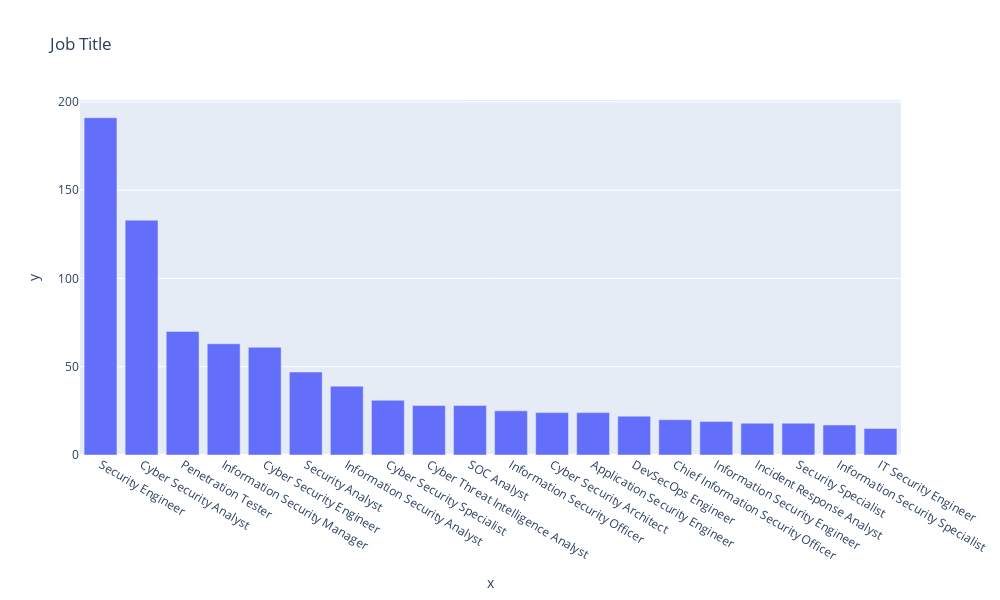
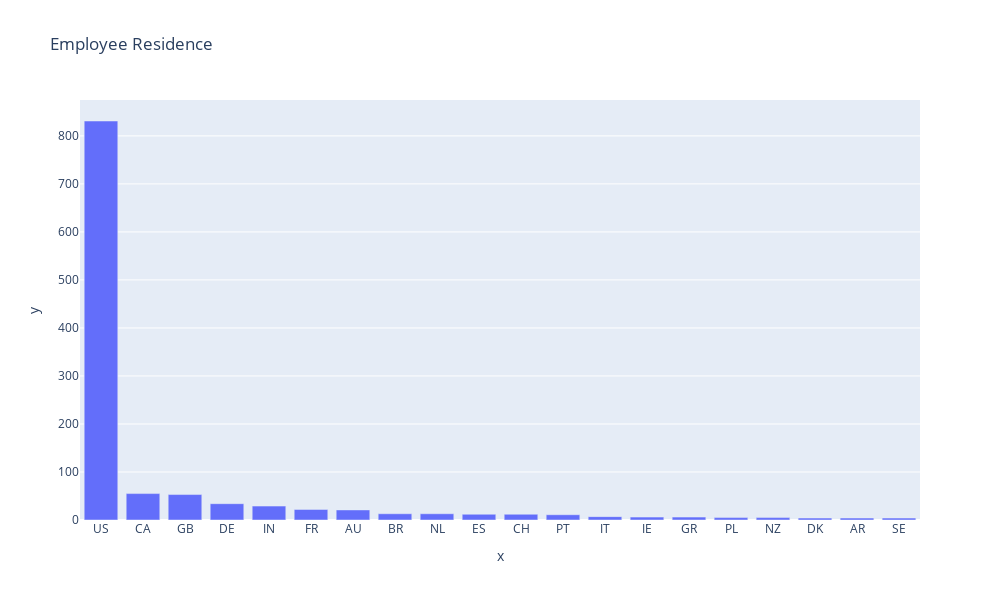
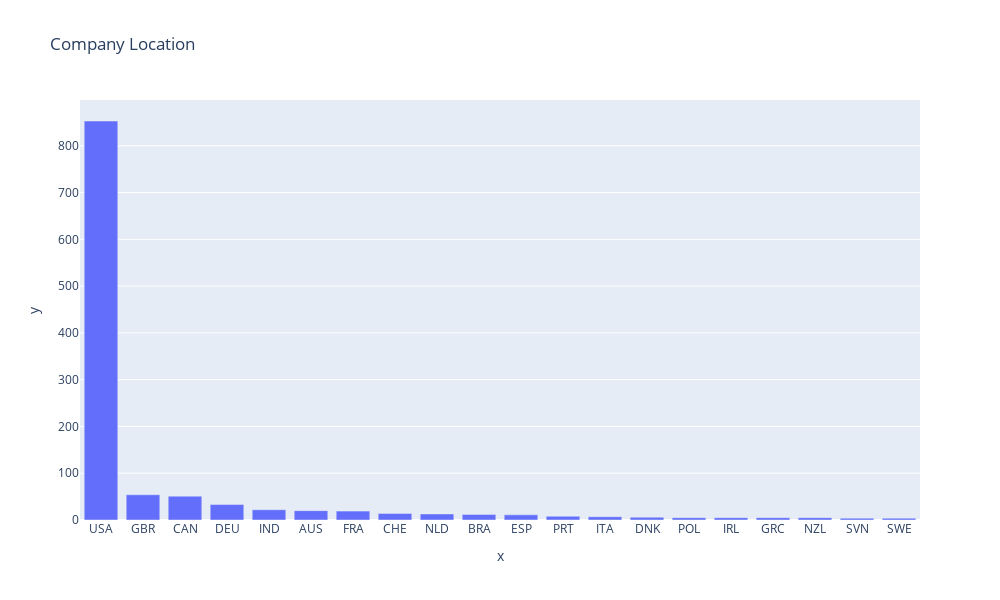

Source (notebook cell) for these figures, in order:
### Markdown cell above
#### <pre>    Seeing these histograms i lean to believe cybersecurity is a mature field. Most of the professionals are seniors, full time and work for large companies.

#### <pre>    There is still other factors to consider, like <strong>job title</strong>, <strong>employee residence</strong> and <strong>company location</strong>. As seen in the profile report, those have high cardinality, which means that plotting all the categories would be hard to interpret, but i will show only the 20 most frequent.

### Code cell
top_job_titles = df['job_title'].value_counts()[:20]
top_empl_residence = df['employee_residence'].value_counts()[:20]
top_comp_location = df['company_location'].value_counts()[:20]

fig = px.bar(x=top_job_titles.index, y=top_job_titles, title='Job Title', width=1000, height=600)
fig.show()
fig = px.bar(x=top_empl_residence.index, y=top_empl_residence, title='Employee Residence', width=1000, height=600)
fig.show()
fig = px.bar(x=top_comp_location.index, y=top_comp_location, title='Company Location', width=1000, height=600)
fig.show()

### Figure 1 — Plotly figure (JSON) as saved in the notebook; plotly's stock layout.template omitted (floating-point values rounded to 4 significant figures)
{"data": [{"alignmentgroup": "True", "hovertemplate": "x=%{x}<br>y=%{y}<extra></extra>", "legendgroup": "", "marker": {"color": "#636efa", "pattern": {"shape": ""}}, "name": "", "offsetgroup": "", "orientation": "v", "showlegend": false, "textposition": "auto", "type": "bar", "x": ["Security Engineer", "Cyber Security Analyst", "Penetration Tester", "Information Security Manager", "Cyber Security Engineer", "Security Analyst", "Information Security Analyst", "Cyber Security Specialist", "Cyber Threat Intelligence Analyst", "SOC Analyst", "Information Security Officer", "Cyber Security Architect", "Application Security Engineer", "DevSecOps Engineer", "Chief Information Security Officer", "Information Security Engineer", "Incident Response Analyst", "Security Specialist", "Information Security Specialist", "IT Security Engineer"], "xaxis": "x", "y": [191, 133, 70, 63, 61, 47, 39, 31, 28, 28, 25, 24, 24, 22, 20, 19, 18, 18, 17, 15], "yaxis": "y"}], "layout": {"barmode": "relative", "height": 600, "legend": {"tracegroupgap": 0}, "title": {"text": "Job Title"}, "width": 1000, "xaxis": {"anchor": "y", "domain": [0, 1], "title": {"text": "x"}}, "yaxis": {"anchor": "x", "domain": [0, 1], "title": {"text": "y"}}}}

### Figure 2 — Plotly figure (JSON) as saved in the notebook; plotly's stock layout.template omitted (floating-point values rounded to 4 significant figures)
{"data": [{"alignmentgroup": "True", "hovertemplate": "x=%{x}<br>y=%{y}<extra></extra>", "legendgroup": "", "marker": {"color": "#636efa", "pattern": {"shape": ""}}, "name": "", "offsetgroup": "", "orientation": "v", "showlegend": false, "textposition": "auto", "type": "bar", "x": ["US", "CA", "GB", "DE", "IN", "FR", "AU", "BR", "NL", "ES", "CH", "PT", "IT", "IE", "GR", "PL", "NZ", "DK", "AR", "SE"], "xaxis": "x", "y": [831, 55, 53, 34, 29, 22, 21, 13, 13, 12, 12, 11, 7, 6, 6, 5, 5, 4, 4, 4], "yaxis": "y"}], "layout": {"barmode": "relative", "height": 600, "legend": {"tracegroupgap": 0}, "title": {"text": "Employee Residence"}, "width": 1000, "xaxis": {"anchor": "y", "domain": [0, 1], "title": {"text": "x"}}, "yaxis": {"anchor": "x", "domain": [0, 1], "title": {"text": "y"}}}}

### Figure 3 — Plotly figure (JSON) as saved in the notebook; plotly's stock layout.template omitted (floating-point values rounded to 4 significant figures)
{"data": [{"alignmentgroup": "True", "hovertemplate": "x=%{x}<br>y=%{y}<extra></extra>", "legendgroup": "", "marker": {"color": "#636efa", "pattern": {"shape": ""}}, "name": "", "offsetgroup": "", "orientation": "v", "showlegend": false, "textposition": "auto", "type": "bar", "x": ["USA", "GBR", "CAN", "DEU", "IND", "AUS", "FRA", "CHE", "NLD", "BRA", "ESP", "PRT", "ITA", "DNK", "POL", "IRL", "GRC", "NZL", "SVN", "SWE"], "xaxis": "x", "y": [853, 54, 51, 33, 22, 20, 19, 14, 13, 12, 11, 8, 7, 6, 5, 5, 5, 5, 4, 4], "yaxis": "y"}], "layout": {"barmode": "relative", "height": 600, "legend": {"tracegroupgap": 0}, "title": {"text": "Company Location"}, "width": 1000, "xaxis": {"anchor": "y", "domain": [0, 1], "title": {"text": "x"}}, "yaxis": {"anchor": "x", "domain": [0, 1], "title": {"text": "y"}}}}
